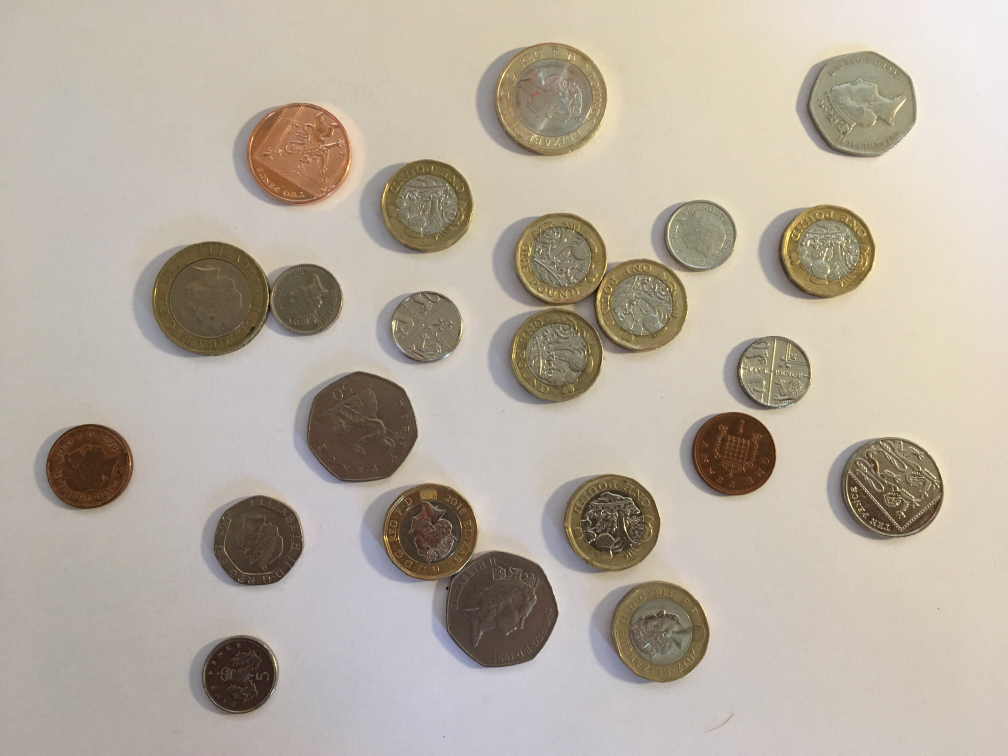
%> input picture money_medium.jpg, 4032 x 3024 px (shown at 1/4 size)
$ octave test.m   (GNU Octave 9; MATLAB toolbox functions it lacks are replaced by stand-ins)
%> lines starting %> are read from the running program, lines starting %| are printed output that depends on the picture; in (x1, y1, x2, y2) boxes, pixels count from 0 and x2, y2 are one past the last pixel; in counts of white or black regions, pixels touching at a corner belong together; the program's own positions count from 1

very_hard = imread("money_medium.jpg");
very_hard = rgb2gray(very_hard);
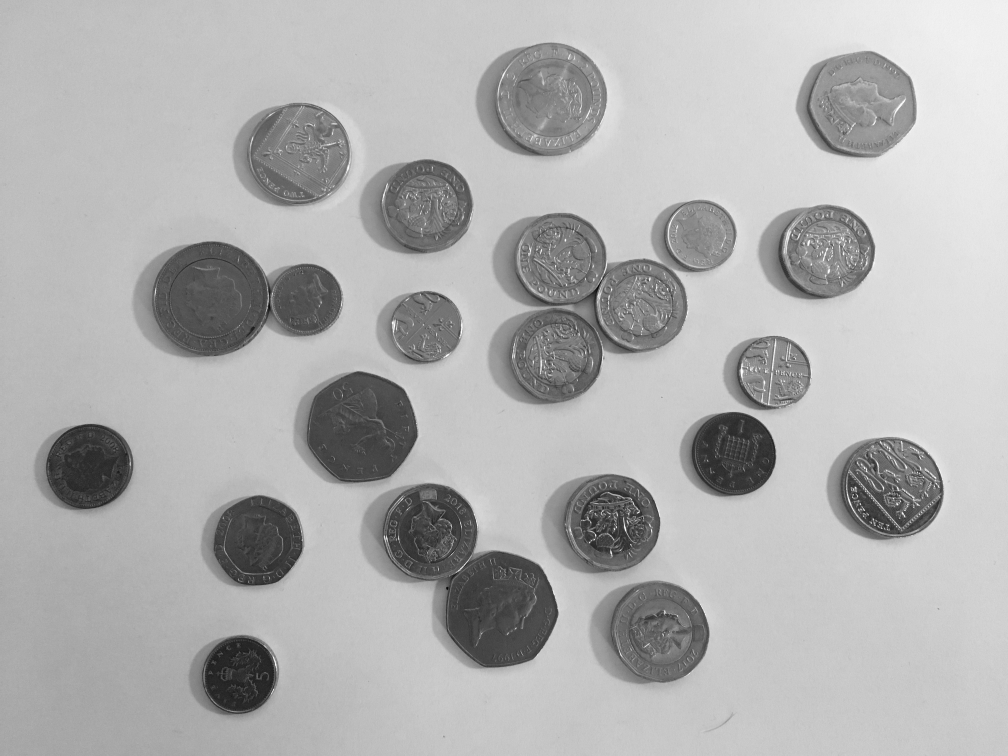
%> very_hard: size 3024x4032 uint8 (shown at 1/4 size); min 1, max 255, mean 175.6
figure, imshow(very_hard), title('gray scale');

% Edge detection
m = 12;
n = 12;
img_filter = imfilter(very_hard, fspecial('average', [m n]));
[~, threshold] = edge(img_filter, 'canny');
%> threshold = [0.068 0.17]
fudgeFactor = 1.5;
img_edge = edge(img_filter, 'canny', threshold * fudgeFactor);
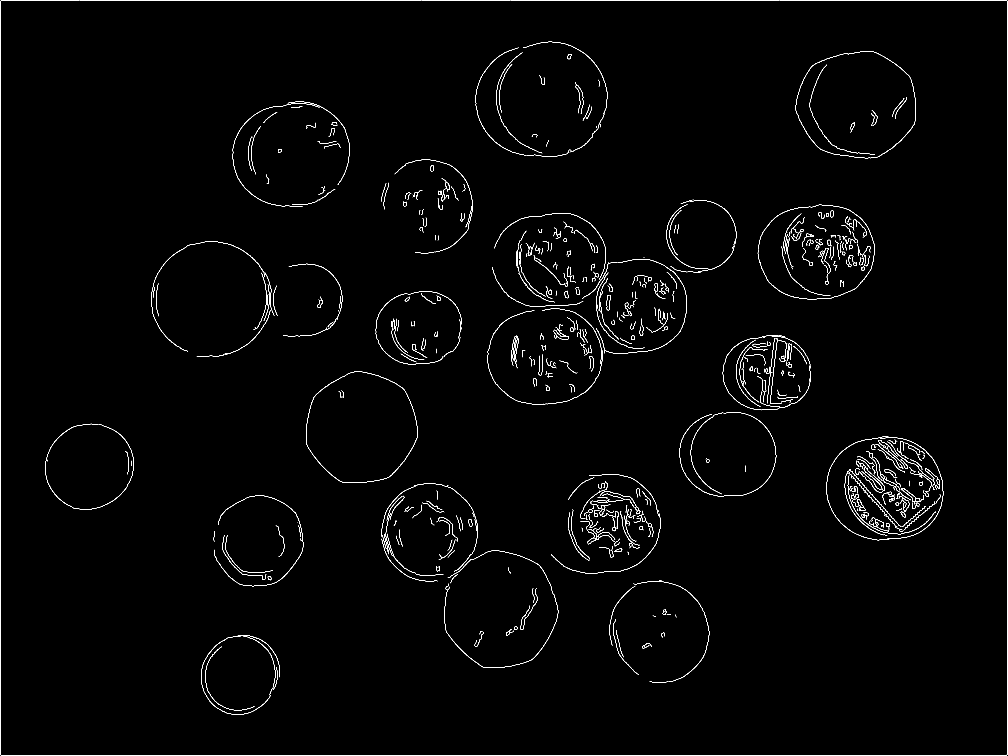
%> img_edge: size 3024x4032 logical (shown at 1/4 size); 0.74% white in thin lines or dots

% Dilate image to make the coin edges complete without holes
se_disk = strel('disk',4);
img_dilated = imdilate(img_edge, se_disk);
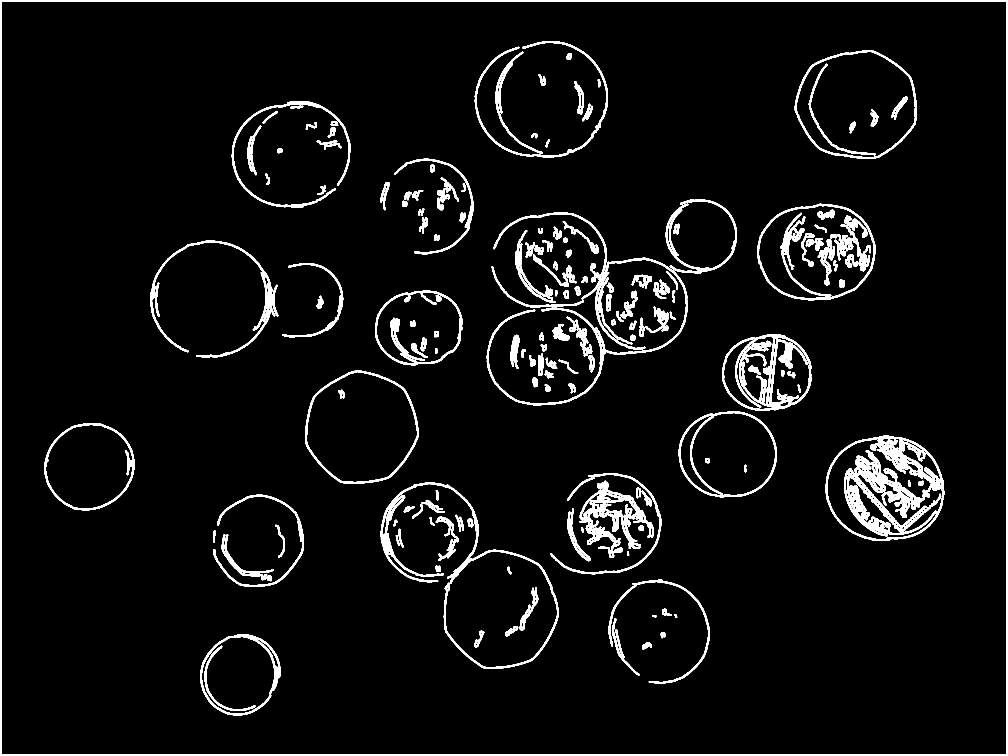
%> img_dilated: size 3024x4032 logical (shown at 1/4 size); 4.8% white; 208 white regions, largest, box (x1, y1, x2, y2) and area: (0, 0, 4032, 3024) 95835, (3376, 1801, 3765, 2145) 39862, (1946, 850, 2751, 1622) 29986

% Remove stuff touching the image border and fill complete objects
img_clearborder = imclearborder(img_dilated, 4);
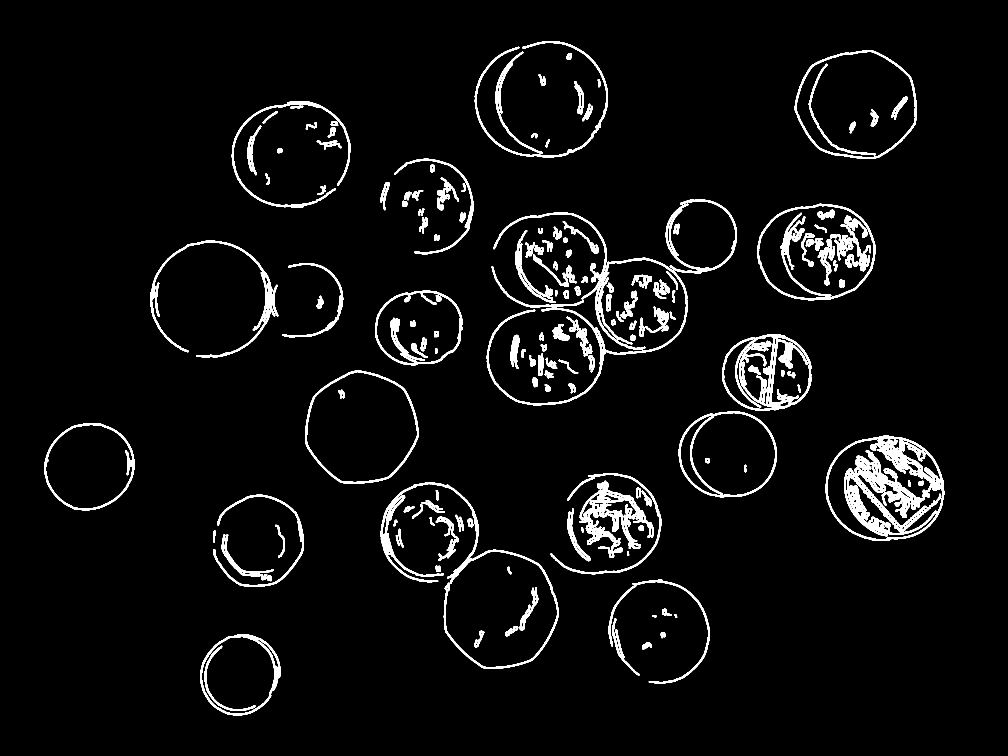
%> img_clearborder: size 3024x4032 logical (shown at 1/4 size); 4% white; 207 white regions, largest, box (x1, y1, x2, y2) and area: (3376, 1801, 3765, 2145) 39862, (1946, 850, 2751, 1622) 29986, (2888, 1337, 3247, 1644) 28302
figure, imshow(img_clearborder), title('cleared border image');

% figure;
% imshow(bw_very_hard);
%> (the run ends here)
